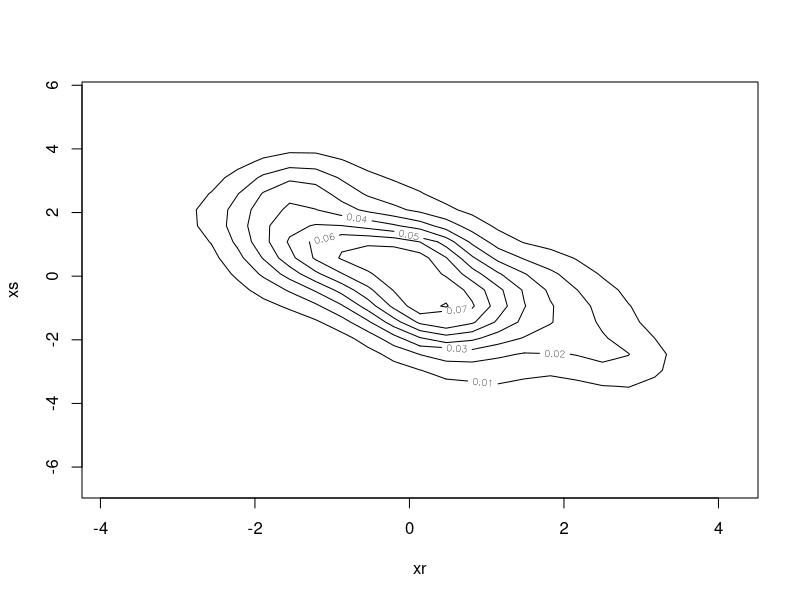
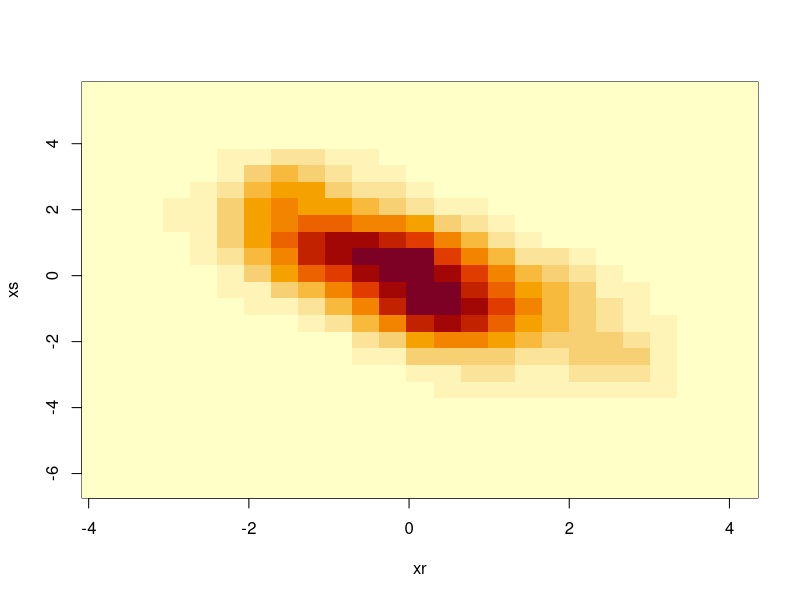
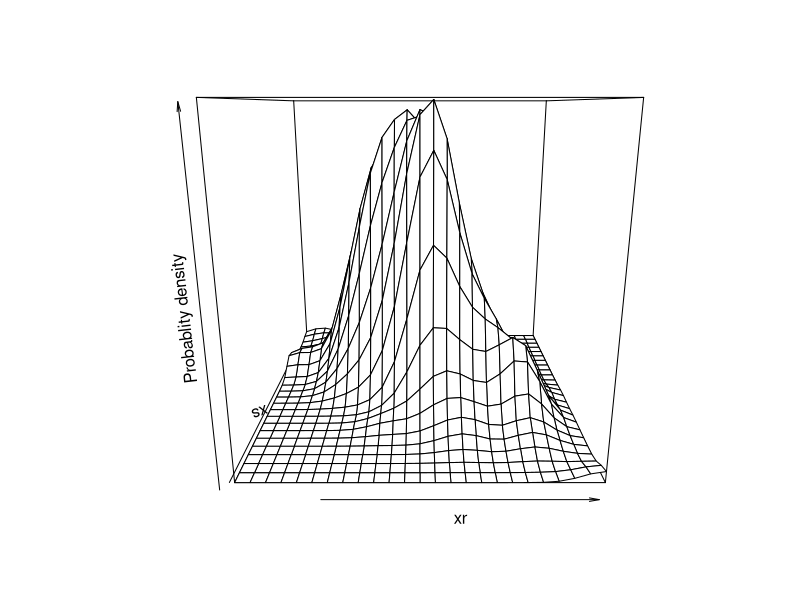
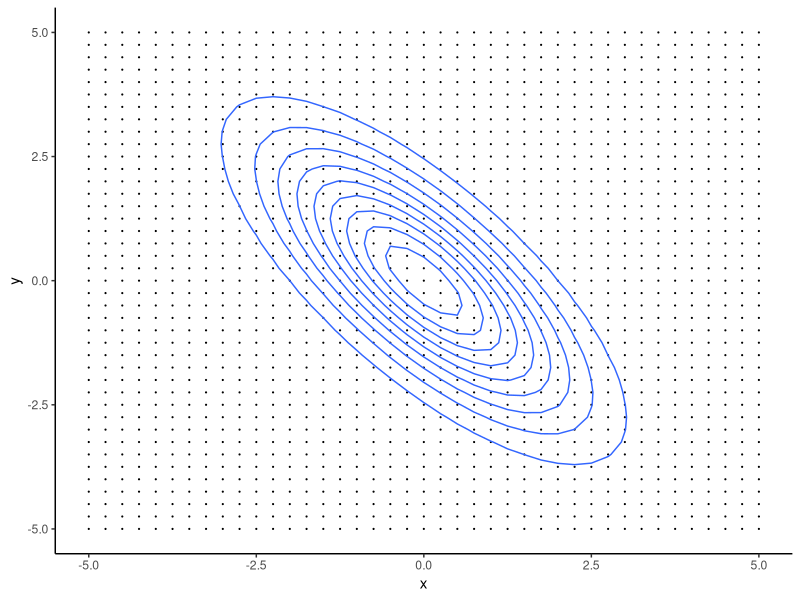
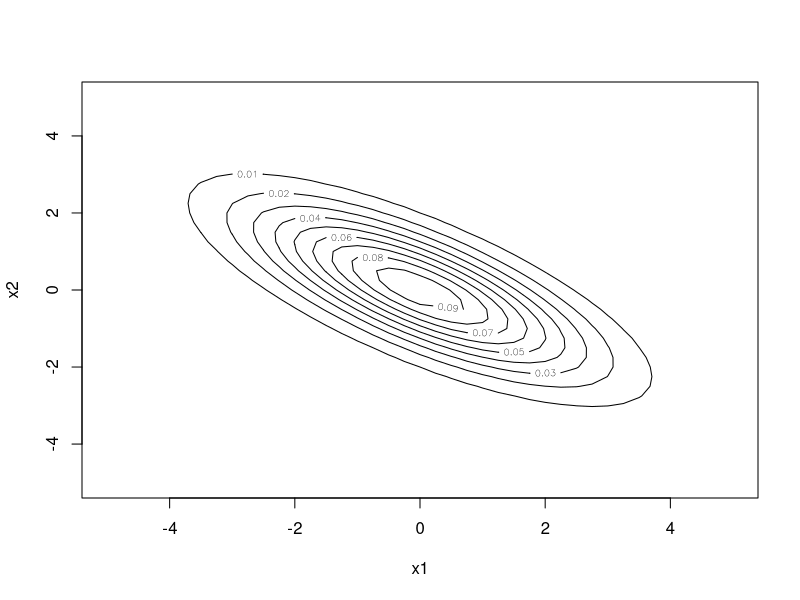
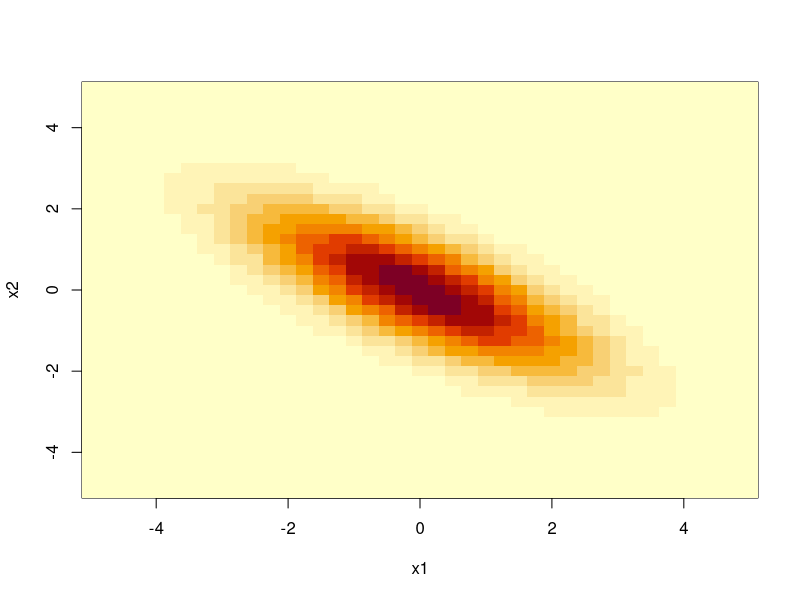
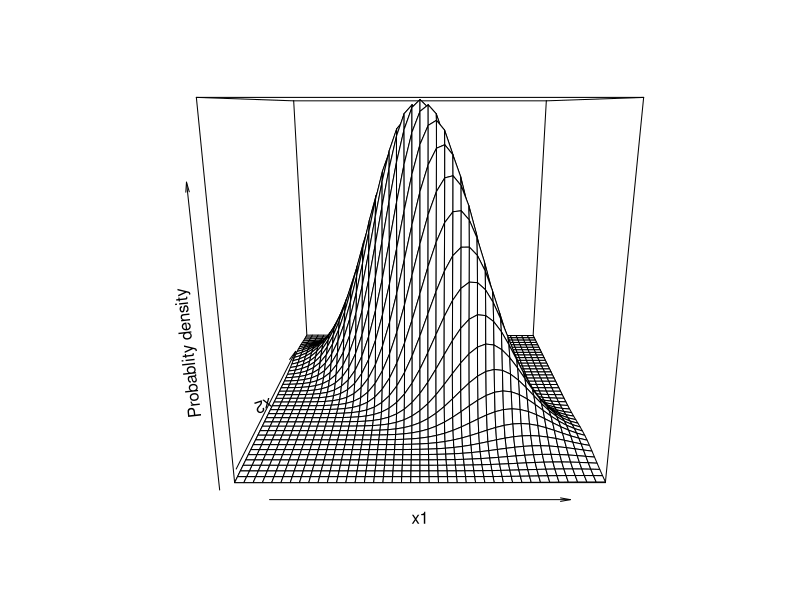
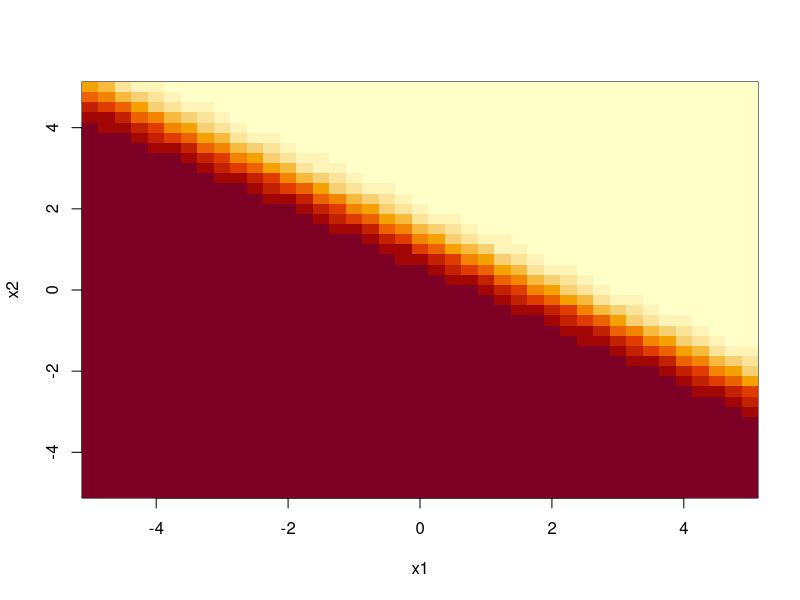

These charts were generated, in order, by the following R code: (Note: this script raises an error after producing the figures.)
## ---- chunk 1
# library(ks)  # for estimatioin
# library(mvtnorm) #for ouput datapoint and density with known distribution
# library(caret)
library(tidyverse)
cov_rs=  (6^0.5* -0.75) 
cov_rs
cov_mat <- matrix(c(2, cov_rs,cov_rs,3  ),nrow = 2,byrow = T)
set.seed(1234)
x <- mvtnorm::rmvnorm(n=200,mean = c(0,0), sigma =  cov_mat )
cov_emp <- cov(x = x)
cov_emp 
cor_emp <- cor(x = x)
cor_emp 

## ---- chunk 2
# check <- df %>% tbl_df() %>% 
#   ggplot(aes(x= xr, y= xs)) +stat_contour()

df <- data.frame(xr= x[,1], xs= x[,2])
# p <- df %>% tbl_df() %>% 
#   ggplot(aes(x= xr, y= xs)) +
#   geom_point()+
#   geom_density2d(contour=T)+
#   theme_classic()
# 
# check+geom_contour()

#check <- ks::kde(x = df)
check <- MASS::kde2d(df$xr,df$xs)
contour(check,xlab = "xr", ylab= "xs")
image(check,xlab = "xr", ylab= "xs")
persp(check,xlab = "xr", ylab= "xs",zlab = "Probablity density")


# df %>% tbl_df() %>% 
#   ggplot(aes(x= xr, y= xs)) +
#   geom_point()+
#   geom_countor(contour=T)+
#   theme_classic()

cor.test(df$xr,df$xs)
cov(df)
var(df$xr)
var(df$xs)
## ---- chunk 3

grid_mat <- expand.grid(.25*(-20:20),.25*(-20:20)) # get input gird coordinates
den_vec = mvtnorm::dmvnorm(x = grid_mat,mean = c(0,0), sigma =  cov_mat ) #get the density

df <- cbind(grid_mat,den_vec) 
colnames(df) <- c("x","y","p")

df %>% 
  ggplot() + 
  geom_point(aes(x=x,y=y),size = 0.1)+
  geom_contour(aes(x=x,y=y,z=p))+
  theme_classic()
  

p_mat= matrix(den_vec,byrow = T,nrow = 41)
contour(x =.25*(-20:20),y= .25*(-20:20), z=p_mat,xlab = "x1", ylab= "x2")
image(x =.25*(-20:20),y= .25*(-20:20), z=p_mat,xlab = "x1", ylab= "x2")
persp(x =.25*(-20:20),y= .25*(-20:20), z=p_mat,xlab = "x1", ylab= "x2",zlab = "Probablity density")
#wide_mat <- pracma::Reshape(grid_mat,*2) 


  

## ---- chunk 4
grid_mat2 <- expand.grid(.25*(-20:20),.25*(-20:20)) # get input gird coordinates
den_vec2 = mvtnorm::dmvnorm(x = grid_mat,,mean = c(2,1), sigma =  cov_mat ) #get the density of these grid points (given a known density function)


p= den_vec/(den_vec2+den_vec)
p_mat2= matrix(p,byrow = T,nrow = 41)
image(x =.25*(-20:20),y= .25*(-20:20),p_mat2,xlab = "x1", ylab= "x2")
## ---- chunk 5
x_cls1_mat=  x <- mvtnorm::rmvnorm(n=100,mean = c(0,0), sigma =  cov_mat )
x_cls2_mat=  x <- mvtnorm::rmvnorm(n=100,mean = c(2,1), sigma =  cov_mat )
y1=rep(1,100)
y2=rep(0,100)
x <- rbind(x_cls1_mat,x_cls2_mat)

## ---- chunk 6
myclassfier <- function(x, sigma= cov_mat){
  d1= mvtnorm::dmvnorm(x = x,mean = c(0,0), sigma =  sigma )
  d2= mvtnorm::dmvnorm(x = x,mean = c(2,1), sigma =  sigma )
  p = d1*0.5/(d1*0.5+d2*0.5)
  return(p)
}

y_prob= myclassfier(x)
df <- cbind(rbind(x_cls1_mat,x_cls2_mat), (c(y1,y2)),y_prob)
#df[,4] <- apply(df[,1:2], 2, FUN = myclassfier)
df <- data.frame(df)
colnames(df)[1:3] <- c("x1","x2","y_true")



#get the confusion matrix
caret::confusionMatrix(
  data= as.factor(as.integer(df$y_prob > 0.5)),
  reference=as.factor(df$y_true) 
  )




df %>% ggplot(aes(x= x1, y=x2, color=as.factor(y_true))) +
  geom_point()

cor.test(df$x1,df$x2)   #see correlations is no longer -0,75
var(df$x1)
var(df$x2)


contour(df)
## ---- chunk 7
b= log(0.01 * (2* pi)^1.5 *(1*2*3)^0.5) /(-0.5)
b
